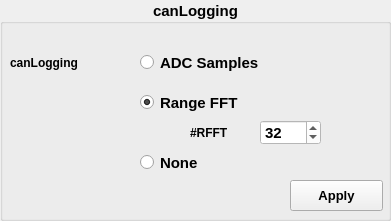
             <widget class="QGroupBox" name="CANLOGGING_GROUP">
              <property name="geometry">
               <rect>
                <x>870</x>
                <y>180</y>
                <width>391</width>
                <height>221</height>
               </rect>
              </property>
              <property name="font">
               <font>
                <family>Tahoma</family>
                <pointsize>11</pointsize>
                <weight>75</weight>
                <bold>true</bold>
               </font>
              </property>
              <property name="styleSheet">
               <string notr="true"/>
              </property>
              <property name="title">
               <string>canLogging</string>
              </property>
              <property name="alignment">
               <set>Qt::AlignCenter</set>
              </property>
              <widget class="QLabel" name="canLogging">
               <property name="geometry">
                <rect>
                 <x>10</x>
                 <y>50</y>
                 <width>111</width>
                 <height>25</height>
                </rect>
               </property>
               <property name="font">
                <font>
                 <family>Tahoma</family>
                 <pointsize>9</pointsize>
                 <weight>75</weight>
                 <bold>true</bold>
                </font>
               </property>
               <property name="text">
                <string>canLogging</string>
               </property>
               <property name="alignment">
                <set>Qt::AlignLeading|Qt::AlignLeft|Qt::AlignVCenter</set>
               </property>
              </widget>
              <widget class="QRadioButton" name="RADIO_CANLOGADC0">
               <property name="geometry">
                <rect>
                 <x>140</x>
                 <y>50</y>
                 <width>131</width>
                 <height>25</height>
                </rect>
               </property>
               <property name="font">
                <font>
                 <family>Tahoma</family>
                 <weight>75</weight>
                 <bold>true</bold>
                </font>
               </property>
               <property name="text">
                <string>ADC Samples</string>
               </property>
              </widget>
              <widget class="QRadioButton" name="RADIO_CANLOGRFFT1">
               <property name="geometry">
                <rect>
                 <x>140</x>
                 <y>90</y>
                 <width>131</width>
                 <height>25</height>
                </rect>
               </property>
               <property name="font">
                <font>
                 <family>Tahoma</family>
                 <weight>75</weight>
                 <bold>true</bold>
                </font>
               </property>
               <property name="text">
                <string>Range FFT</string>
               </property>
               <property name="checked">
                <bool>true</bool>
               </property>
              </widget>
              <widget class="QSpinBox" name="SPINBOX_NUMCANLOGRFFT2">
               <property name="geometry">
                <rect>
                 <x>260</x>
                 <y>120</y>
                 <width>61</width>
                 <height>25</height>
                </rect>
               </property>
               <property name="styleSheet">
                <string notr="true">background-color: rgb(255, 255, 255);</string>
               </property>
               <property name="value">
                <number>32</number>
               </property>
              </widget>
              <widget class="QLabel" name="numRFFT">
               <property name="geometry">
                <rect>
                 <x>190</x>
                 <y>120</y>
                 <width>61</width>
                 <height>25</height>
                </rect>
               </property>
               <property name="font">
                <font>
                 <family>Tahoma</family>
                 <pointsize>9</pointsize>
                 <weight>75</weight>
                 <bold>true</bold>
                </font>
               </property>
               <property name="text">
                <string>#RFFT</string>
               </property>
               <property name="alignment">
                <set>Qt::AlignLeading|Qt::AlignLeft|Qt::AlignVCenter</set>
               </property>
              </widget>
              <widget class="QRadioButton" name="RADIO_CANLOGNONE3">
               <property name="geometry">
                <rect>
                 <x>140</x>
                 <y>150</y>
                 <width>131</width>
                 <height>25</height>
                </rect>
               </property>
               <property name="font">
                <font>
                 <family>Tahoma</family>
                 <weight>75</weight>
                 <bold>true</bold>
                </font>
               </property>
               <property name="text">
                <string>None</string>
               </property>
               <property name="checked">
                <bool>false</bool>
               </property>
              </widget>
              <widget class="QPushButton" name="BUTTON_CANLOGGING">
               <property name="geometry">
                <rect>
                 <x>290</x>
                 <y>180</y>
                 <width>93</width>
                 <height>31</height>
                </rect>
               </property>
               <property name="font">
                <font>
                 <family>Tahoma</family>
                 <pointsize>10</pointsize>
                 <weight>75</weight>
                 <bold>true</bold>
                </font>
               </property>
               <property name="text">
                <string>Apply</string>
               </property>
              </widget>
             </widget>
